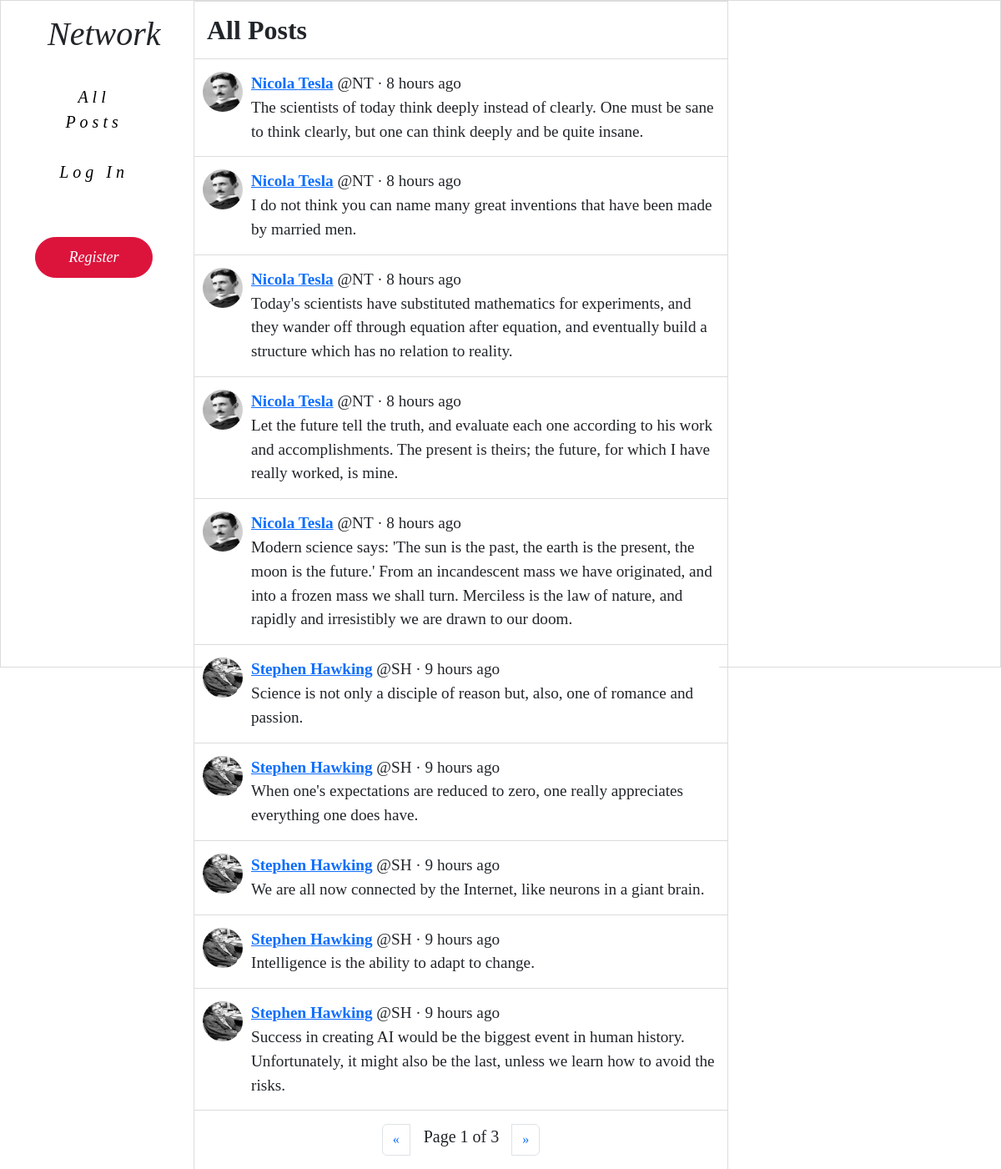
The page / on the database its author committed.
### network/models.py (models this page shows, shortened)
class Post(models.Model):
    user = models.ForeignKey("User", on_delete=models.CASCADE, related_name="posts")
    body = models.TextField(blank=True, max_length=280)
    likes = models.ManyToManyField("User", blank=True, related_name="likes")
    timestamp = models.DateTimeField(auto_now_add=True)
    def get_time(self):
        return humanize.naturaltime(self.timestamp)

class User(AbstractUser):
    pass
    bio = models.TextField(blank=True, max_length=160)
    profile_picture = models.ImageField(default="default.jpeg", upload_to="profile_pictures")

### network/views.py (the view)
# urls.py: path("", views.index, name="index"),
def index(request):
    posts = Post.objects.all().order_by('-timestamp')
    paginator = Paginator(posts, 10)
    page_number = request.GET.get('page')
    page_obj = paginator.get_page(page_number)
    if request.user.is_anonymous:
        context = {"page_obj": page_obj}
    else:
        context = {
        "page_obj": page_obj,
        "recommend_follow": recommend_follow(request),
    }
    return render(request, "network/index.html", context)

### network/templates/network/index.html (shortened to what this page needs)
{% extends "network/layout.html" %}
{% block body %}
    <div class="page-title" >All Posts</div>
    {% for post in page_obj %}
    <div class="post-outer-container">
        <div class="post-container" >
            <div class="profile-pic">
                {% if user.is_authenticated %}
                    <a href="/profile/{{ post.user.username }}">
                        <img src="{{ post.user.profile_picture.url }}" />
                    </a>
                {% else %}
                    <a href="{% url 'login' %}">
                        <img src="{{ post.user.profile_picture.url }}" />
                    </a>
                {% endif %}
            </div>
                <div class="post-body-container" style = "font-size: 1.2em ;">
                    <div class="post-body-top">
                        <div>
                            {% if user.is_authenticated %}
                                <a href="/profile/{{ post.user.username }}"><b>{{ post.user.first_name }} {{ post.user.last_name }}</a> </b> @{{ post.user.username }} · {{ post.get_time }}
                            {% else %}
                                <a href="{% url 'login' %}"><b>{{ post.user.first_name }} {{ post.user.last_name }}</a> </b> @{{ post.user.username }} · {{ post.get_time }}
                            {% endif %}
                    </div>
                </div>
                <div class="post-body" data-post-id="{{ post.id }}" data-status="close">
                    <div class="original-post">{{ post.body }}</div>
                </div>
            </div>
        </div>
    </div>
    {% endfor %}
    <nav aria-label="Page navigation">
        <ul class="pagination justify-content-center mt-3">
            {% if page_obj.has_previous %}
          <li class="page-item">
            <a id="prev" class="page-link" href="?page={{ page_obj.previous_page_number }}" aria-label="Previous">
              <span aria-hidden="true">&laquo;</span>
            </a>
          </li>
          {% else %}
          <li class="page-item">
            <a id="prev" class="page-link" href="#" aria-label="Previous">
              <span aria-hidden="true">&laquo;</span>
            </a>
          </li>
          {% endif %}
          <span class="current fs-5 mx-3">
            Page {{ page_obj.number }} of {{ page_obj.paginator.num_pages }}
        </span>
        {% if page_obj.has_next %}
          <li class="page-item">
                <a id="next" class="page-link" href="?page={{ page_obj.next_page_number }}" aria-label="Next">
                    <span aria-hidden="true">&raquo;</span>
                  </a>
          </li>
          {% else %}
          <li class="page-item">
            <a id="next" class="page-link" href="#" aria-label="Next">
                <span aria-hidden="true">&raquo;</span>
              </a>
      </li>
          {% endif %}
        </ul>
      </nav>
{% endblock %}

### network/static/network/style.css (style rules this page uses)
body { border: 1px solid gainsboro; height: 100vh; width: 100vw; }
.page-title { background-color: white; border-top: 1px solid gainsboro; border-bottom: 1px solid gainsboro; font-weight: bold; margin-top: auto; margin-bottom: auto; padding: 10px 0px 10px 15px; }
.post-outer-container { border-bottom: 1px solid gainsboro; padding: 15px 10px 15px 10px; }
.post-container { background-color: white; display: flex; font-size: 16px; height: auto; width: 100%; }
.profile-pic img { border-radius: 100%; height: 48px; margin-right: 10px; width: 48px; }
.post-body-container { width: 100%; }
.post-body-top { display: flex; justify-content: space-between; }

### rows shown on the page
Post: user.profile_picture (picture), user.first_name "Nicola", user.last_name "Tesla", user.username "NT", get_time "8 hours ago", body "The scientists of today think deeply instead of clearly. One must be sane to think clearly, but one can think deeply and be quite insane."
Post: user.profile_picture (picture), user.first_name "Nicola", user.last_name "Tesla", user.username "NT", get_time "8 hours ago", body "I do not think you can name many great inventions that have been made by married men."
Post: user.profile_picture (picture), user.first_name "Nicola", user.last_name "Tesla", user.username "NT", get_time "8 hours ago", body "Today's scientists have substituted mathematics for experiments, and they wander off through equation after equation, and eventually build a structure which has no relation to reality."
Post: user.profile_picture (picture), user.first_name "Nicola", user.last_name "Tesla", user.username "NT", get_time "8 hours ago", body "Let the future tell the truth, and evaluate each one according to his work and accomplishments. The present is theirs; the future, for which I have really worked, is mine."
Post: user.profile_picture (picture), user.first_name "Nicola", user.last_name "Tesla", user.username "NT", get_time "8 hours ago", body "Modern science says: 'The sun is the past, the earth is the present, the moon is the future.' From an incandescent mass we have originated, and into a frozen mass we shall turn. Merciless is the law of nature, and rapidly and irresistibly we are drawn to our doom."
Post: user.profile_picture (picture), user.first_name "Stephen", user.last_name "Hawking", user.username "SH", get_time "9 hours ago", body "Science is not only a disciple of reason but, also, one of romance and passion."
Post: user.profile_picture (picture), user.first_name "Stephen", user.last_name "Hawking", user.username "SH", get_time "9 hours ago", body "When one's expectations are reduced to zero, one really appreciates everything one does have."
Post: user.profile_picture (picture), user.first_name "Stephen", user.last_name "Hawking", user.username "SH", get_time "9 hours ago", body "We are all now connected by the Internet, like neurons in a giant brain."
Post: user.profile_picture (picture), user.first_name "Stephen", user.last_name "Hawking", user.username "SH", get_time "9 hours ago", body "Intelligence is the ability to adapt to change."
Post: user.profile_picture (picture), user.first_name "Stephen", user.last_name "Hawking", user.username "SH", get_time "9 hours ago", body "Success in creating AI would be the biggest event in human history. Unfortunately, it might also be the last, unless we learn how to avoid the risks."

### other values the page prints
{{ page_obj.number }} "1"
{{ page_obj.paginator.num_pages }} "3"
